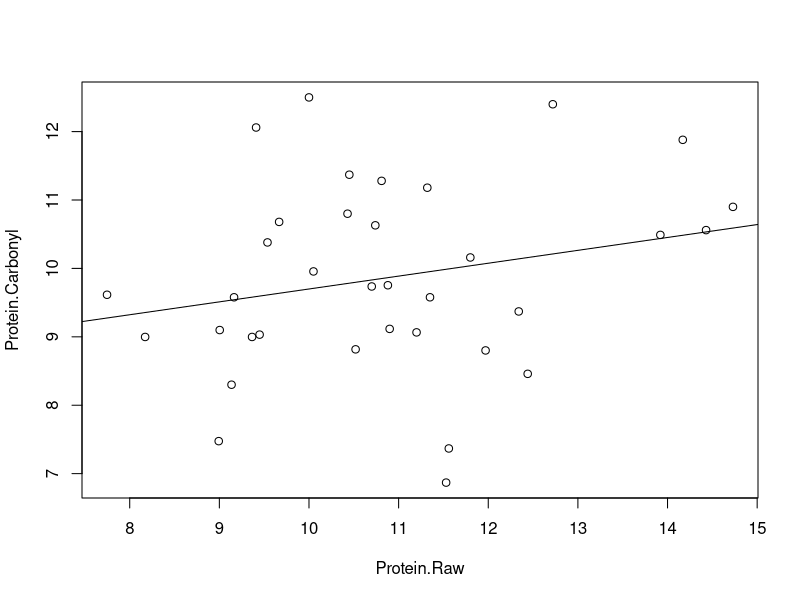
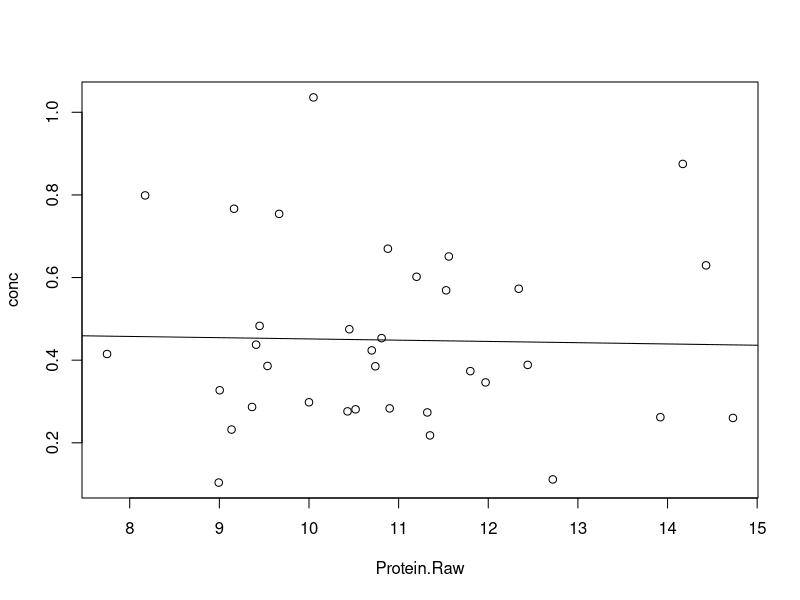
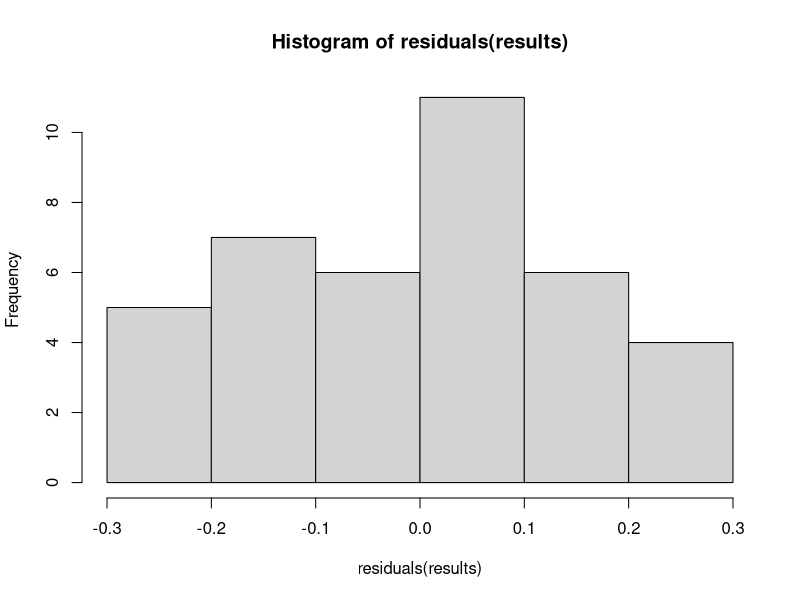
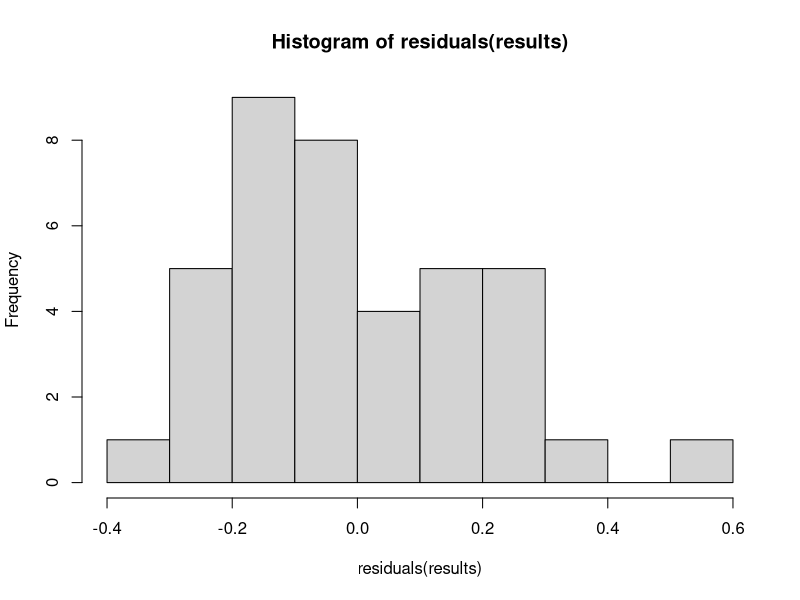

Write R code to recreate these figures, in order. (Note: this script raises an error after producing the figures.)
############################################################################
#################### ELISA Analysis of Oxidative Stress ####################
####################### Abudefduf Saxatilis - liver ########################
############################################################################

setwd("C:/Users/allys/Box/Auburn/Scientific Writing/Analyses and Data/ELISA")

library(ggplot2)
library(car)
library(nlme)

elisa <- as.data.frame(read.csv("A.saxatilis_ELISA-w-attributes.csv"))
elisa$Tower = as.factor(elisa$Tower)

plot(data = elisa, Protein.Carbonyl~Protein.Raw)
check = lm(data = elisa, Protein.Carbonyl~Protein.Raw)
summary(check)
abline(check)

plot(data = elisa, conc~Protein.Raw)
check = lm(data = elisa, conc~Protein.Raw)
summary(check)
abline(check)

mean(subset(elisa, elisa$Temperature == "C")$conc)
mean(subset(elisa, elisa$Temperature == "HW")$conc)



#There is no effect of raw protein concentrations on detected protein carbonyl concentrations
#All analyses are run using protein carbonyl concentrations from ELISA output
#results = lme(Protein.Carbonyl~Temperature+Complexity+Temperature:Complexity, data = elisa, random=~1|Tower/Placement)
  #Results not impacted by random effects of tower, placement within the tower, individual weight, or individual length
#results = lme(Protein.Carbonyl~Temperature+Complexity+Temperature:Complexity, data = elisa, random=~1|Weight)
#hist(residuals(results))
#summary(results)
#intervals(results)

results = lme(conc~Weight+Temperature+Complexity+Temperature:Complexity, data = elisa, random=~1|Tower)
summary(results)
#Results not impacted by random effects of tower, placement within the tower, individual weight, or individual length
hist(residuals(results))
summary(results)
intervals(results)

results = lm(conc~Complexity, data = elisa)
summary(results)
hist(residuals(results))
summary(results)
intervals(results)

results = lm(conc~Temperature, data = elisa)
summary(results)
hist(residuals(results))
summary(results)
intervals(results)

TukeyHSD(conc~Weight+Temperature+Complexity+Temperature:Complexity, data = elisa, random=~1|Tower)


par(mfrow = c(1,2))
plot(residuals(results)~fitted(results), main = "Residuals vs Fitted")
qqnorm(residuals(results))



#Plot results

bp = ggplot(elisa, aes(y = conc, x = Temperature, fill = Temperature)) +
  geom_point(aes(y = conc, color = Temperature), position = position_jitter(width = .25), size = 3, alpha = 0.6) +
  geom_boxplot(width = .5, outlier.shape = NA, alpha = 0.5) +
  expand_limits(x = 2) +
  guides(fill = "none") +
  guides(color = "none") +
  scale_fill_manual(values=c("#009E73", "#D55E00")) +
  scale_colour_manual(values=c("#009E73", "#D55E00")) +
  theme_bw() + 
  theme(panel.border = element_blank(), 
        panel.grid.major = element_blank(),
        panel.grid.minor = element_blank(), 
        axis.line = element_line(colour = "black"), 
        axis.text = element_text(size = 12, colour = "black"),
        axis.title = element_text(size = 15, colour = "black")) +
  ylab("Protein Carbonyl Concentration (nmol/mg)") +
  xlab("Treatment") +
  annotate("text", x=2.1, y=0.1, label= "p = 0.007", size = 8)
bp

pdf("ELISA_liver_Temp_boxplot.pdf")
bp
dev.off()
